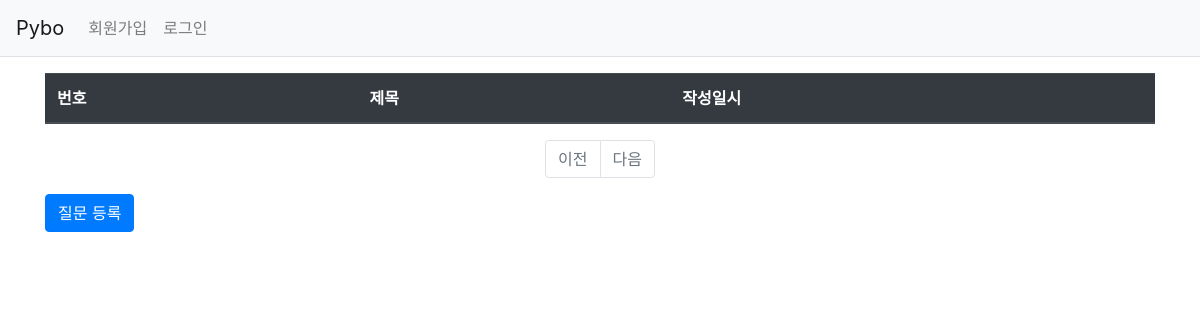
The app's page /question/list/, older data.
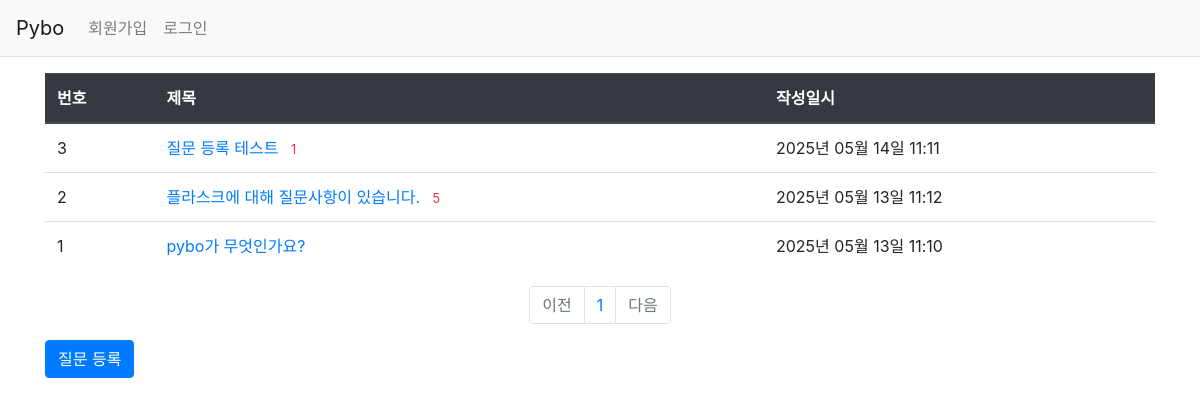
The same page, newer data.
### pybo/models.py (models this page shows)
class Question(db.Model):
    id = db.Column(db.Integer, primary_key=True)
    subject = db.Column(db.String(200), nullable=False)
    content = db.Column(db.Text(), nullable=False)
    create_date = db.Column(db.DateTime(), nullable=False)

### pybo/views/question_views.py (the view)
@bp.route('/list/')
def _list():
    page=request.args.get('page',type=int,default=1) #페이징
    question_list = Question.query.order_by(Question.create_date.desc())
    question_list = question_list.paginate(page=page,per_page=10)
    return render_template('question/question_list.html',question_list = question_list)

### pybo/filter.py (called while the page is built)
def format_datetime(value,fmt='%Y년 %m월 %d일 %H:%M'):
    return value.strftime(fmt)

### pybo/views/auth_views.py (called while the page is built)
@bp.before_app_request
def load_logged_in_user():
    user_id = session.get('user_id')
    if user_id is None:
        g.user = None
    else:
        g.user = User.query.get(user_id)

### pybo/templates/question/question_list.html
{%extends 'base.html'%}
{%block content%}
<div class="container my-3">
    <table class="table">
        <thead>
        <tr class="thead-dark">
            <th>번호</th>
            <th>제목</th>
            <th>작성일시</th>
        </tr>
        </thead>
        <tbody>
        {%if question_list %}
        {%for question in question_list.items%}
        <tr>
            <td>{{question_list.total-((question_list.page-1)*question_list.per_page)-loop.index0}}</td>
            <td>
                <a href="{{url_for('question.detail',question_id=question.id)}}">{{question.subject}}</a>
                {%if question.answer_set|length > 0%}
                <span class="text-danger small ml-2">
                    {{question.answer_set|length}}
                </span>
                {%endif%}
            </td>
            <td>{{question.create_date|datetime}}</td>
        </tr>
        {%endfor%}
        {%else%}
        <tr>
            <td colspan="3">질문이 없습니다.</td>
        </tr>
        {%endif%}
        </tbody>
    </table>
    <ul class="pagination justify-content-center">
        {%if question_list.has_prev%}
        <li class="page-item">
            <a class="page-link" href="?page={{question_list.prev_num}}">이전</a>
        </li>
        {%else%}
        <li class="page-item disabled">
            <a class="page-link" tabindex="-1" aria-disabled="true" href="#">이전</a>
        </li>
        {%endif%}
        {%for page_num in question_list.iter_pages()%}
            {%if page_num%}
                {%if page_num !=question_list.page%}
                <li class="page-item">
                    <a class="page-link" href="?page={{page_num}}">{{page_num}}</a>
                </li>
                {%else%}
                <li class="page-item acitve" aria-current="page">
                    <a class="page-link" href="#">{{page_num}}</a>
                </li>
                {%endif%}
            {%else%}
            <li class="disabled">
                <a class="page-link" href="#">...</a>
            </li>
            {%endif%}
        {%endfor%}
        {%if question_list.has_next%}
        <li class="page-item">
            <a class="page-link" href="?page={{question_list.next_num}}">다음</a>
        </li>
        {%else%}
        <li class="page-item disabled">
            <a class="page-link" tabinedx="-1" aria-disabled="true" href="#">다음</a>
        </li>
        {%endif%}
    </ul>
    <a href="{{url_for('question.create')}}" class="btn btn-primary">질문 등록</a>
</div>
{%endblock%}

### pybo/templates/base.html (shortened to what this page needs)
<!DOCTYPE html>
<html lang="ko">
<head>
    <link rel="stylesheet" href="{{url_for('static',filename='bootstrap.min.css')}}">
    <link rel="stylesheet" href="{{url_for('static',filename='style.css')}}">
</head>
<body>
{%include 'navbar.html'%}
{%block content%}
{%endblock%}
</body>
</html>

### pybo/templates/navbar.html (shortened to what this page needs)
<nav class="navbar navbar-expand-lg navbar-light bg-light border-bottom">
    <a class="navbar-brand" href="{{url_for('main.index')}}">Pybo</a>
    <div class="collapse navbar-collapse flex-grow-0" id="navbarNav">
        {% if g.user %}
        <ul class="navbar-nav">
            <li class="nav-item">
                <a class="nav-link" href="{{url_for('auth.logout')}}">{{g.user.username}} (로그아웃)</a>
            </li>
        </ul>
        {%else%}
        <ul class="navbar-nav">
            <li class="nav-item">
                <a class="nav-link" href="{{url_for('auth.signup')}}">회원가입</a>
            </li>
            <li class="nav-item">
                <a class="nav-link" href="{{url_for('auth.login')}}">로그인</a>
            </li>
        </ul>
        {%endif%}
    </div>
</nav>

Row changes from the older to the newer data that the page shows:
added Question: id "3", subject "질문 등록 테스트", answer_set|length "1", create_date "2025년 05월 14일 11:11"
added Question: id "2", subject "플라스크에 대해 질문사항이 있습니다.", answer_set|length "5", create_date "2025년 05월 13일 11:12"
added Question: id "1", subject "pybo가 무엇인가요?", create_date "2025년 05월 13일 11:10"
Text that changed along with them:
new list line: "1"
